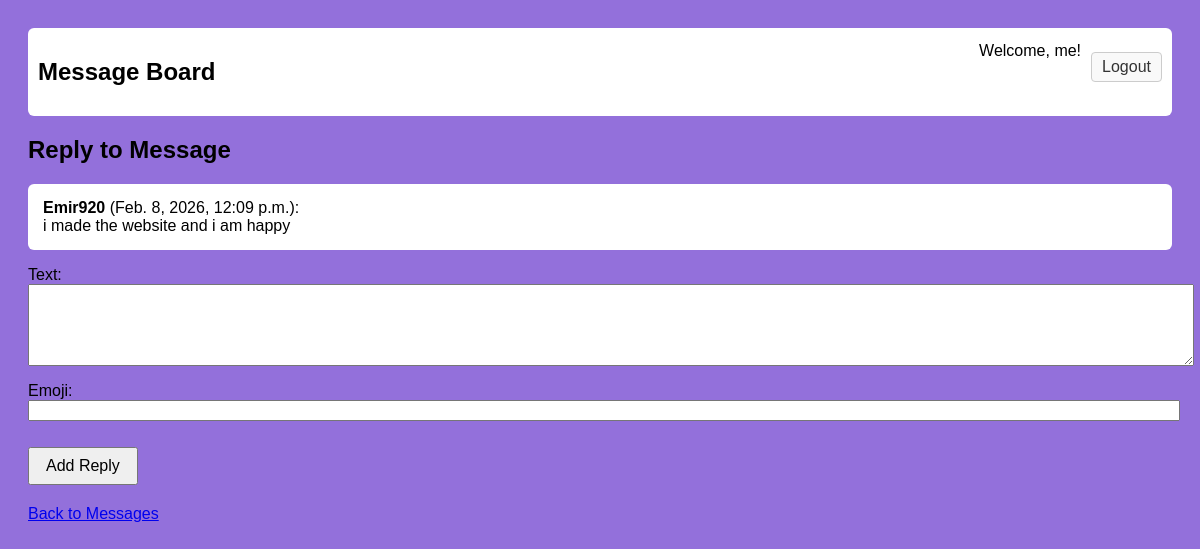
Screenshot of /6/reply/ (signed in) with the database file from the repository.
### messaging/models.py (models this page shows, shortened)
class Message(models.Model):
    text = models.TextField()
    author = models.ForeignKey(User, on_delete=models.CASCADE)
    timestamp = models.DateTimeField(auto_now_add=True)
    like_count = models.IntegerField(default=0)
    laugh_count = models.IntegerField(default=0)
    sad_count = models.IntegerField(default=0)
    fire_count = models.IntegerField(default=0)

### messaging/views.py (the view)
# urls.py: path('<int:message_id>/reply/', views.add_reply, name='add_reply'),
@login_required
def add_reply(request, message_id):
    message = get_object_or_404(Message, id=message_id)
    if request.method == 'POST':
        form = ReplyForm(request.POST)
        if form.is_valid():
            reply = form.save(commit=False)
            reply.message = message
            reply.author = request.user
            reply.save()
            return redirect('message_list')
    else:
        form = ReplyForm()
    return render(request, 'messaging/add_reply.html', {'form': form, 'message': message})

### messaging/forms.py
class ReplyForm(forms.ModelForm):
    class Meta:
        model = Reply
        fields = ['text', 'emoji']

### messaging/templates/messaging/add_reply.html (shortened to what this page needs)
{% extends 'messaging/base.html' %}
{% block content %}
<h2>Reply to Message</h2>
<div class="message">
    <strong>{{ message.author }}</strong> ({{ message.timestamp }}):<br>
    {{ message.text }}
</div>
<form method="post">
    {{ form.as_p }}
    <button type="submit">Add Reply</button>
</form>
<a href="{% url 'message_list' %}">Back to Messages</a>
{% endblock %}

### messaging/templates/messaging/base.html (shortened to what this page needs)
<!DOCTYPE html>
<html lang="en">
<head>
</head>
<body>
    <nav class="navbar">
        <h1>Message Board</h1>
        <div class="auth-links">
            {% if user.is_authenticated %}
            <span>Welcome, {{ user.username }}!</span>
            <form method="post" action="{% url 'logout' %}">
              <button type="submit">Logout</button>
            </form>
            {% else %}
            <a href="{% url 'login' %}">Log In</a>
            <a href="{% url 'signup' %}">Sign Up</a>
            {% endif %}
        </div>
    </nav>
    {% block content %}{% endblock %}
</body>
</html>

### messaging/templates/messaging/base.html (style rules this page uses)
body { font-family: Arial, sans-serif; background: #9370DB; padding: 20px; }
.navbar { background-color: #fff; padding: 10px; border-radius: 6px; margin-bottom: 20px; display: flex; justify-content: space-between; align-items: center; }
.navbar .auth-links { display: flex; gap: 10px; }
.navbar .auth-links a, .navbar .auth-links form button { color: #333; text-decoration: none; padding: 5px 10px; border: 1px solid #ccc; border-radius: 4px; background-color: #f9f9f9; cursor: pointer; }
textarea { width: 100%; height: 60px; padding: 10px; font-size: 16px; }
button { margin-top: 10px; padding: 8px 16px; font-size: 16px; cursor: pointer; }
.message { background: #fff; padding: 15px; margin-top: 20px; border-radius: 6px; }
form { margin-bottom: 20px; }
input, textarea { display: block; margin-bottom: 10px; width: 100%; }

### rows the page displays
Message: author "Emir920", timestamp "Feb. 8, 2026, 12:09 p.m.", text "i made the website and i am happy"

### other values shown
{{ user.username }} "me"
